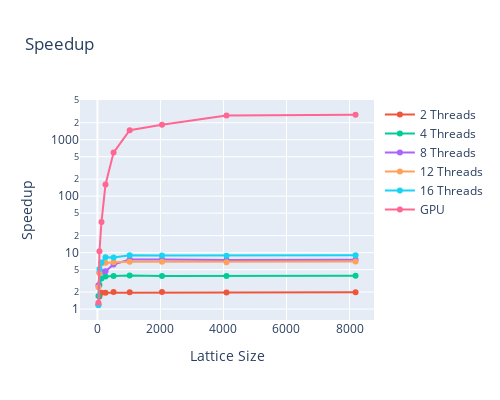

The code cell stored with this chart in its notebook:
### Code cell
fig = go.Figure()
for i, (name, df, _) in enumerate(runs_gpu):
    fig.add_trace(go.Scatter(
        x=df["size"],
        y=cpu_df["avgEvolveTime"] / df["avgEvolveTime"],
        mode="lines+markers",
        name=name,
        marker_color=px.colors.qualitative.Plotly[i + 1],
    ))
fig.update_layout(title="Speedup", xaxis_title='Lattice Size', yaxis_title="Speedup", width=500, height=400)
fig.update_yaxes(type="log")
fig.show()

### Figure 1 — Plotly figure (JSON) as saved in the notebook; plotly's stock layout.template omitted (floating-point values rounded to 4 significant figures)
{"data": [{"marker": {"color": "#EF553B"}, "mode": "lines+markers", "name": "2 Threads", "type": "scatter", "x": [32, 64, 128, 256, 512, 1024, 2048, 4096, 8192], "y": [1.203, 1.666, 1.951, 1.951, 1.999, 1.987, 1.995, 1.958, 1.992]}, {"marker": {"color": "#00CC96"}, "mode": "lines+markers", "name": "4 Threads", "type": "scatter", "x": [32, 64, 128, 256, 512, 1024, 2048, 4096, 8192], "y": [1.705, 2.671, 3.491, 3.761, 3.848, 3.948, 3.865, 3.847, 3.887]}, {"marker": {"color": "#AB63FA"}, "mode": "lines+markers", "name": "8 Threads", "type": "scatter", "x": [32, 64, 128, 256, 512, 1024, 2048, 4096, 8192], "y": [2.637, 4.503, 4.555, 4.654, 6.159, 7.518, 7.54, 7.399, 7.506]}, {"marker": {"color": "#FFA15A"}, "mode": "lines+markers", "name": "12 Threads", "type": "scatter", "x": [32, 64, 128, 256, 512, 1024, 2048, 4096, 8192], "y": [2.423, 4.288, 6.423, 6.58, 6.773, 6.893, 6.915, 6.776, 6.924]}, {"marker": {"color": "#19D3F3"}, "mode": "lines+markers", "name": "16 Threads", "type": "scatter", "x": [32, 64, 128, 256, 512, 1024, 2048, 4096, 8192], "y": [1.168, 5.127, 6.704, 8.275, 8.213, 8.979, 8.857, 8.822, 8.979]}, {"marker": {"color": "#FF6692"}, "mode": "lines+markers", "name": "GPU", "type": "scatter", "x": [32, 64, 128, 256, 512, 1024, 2048, 4096, 8192], "y": [1.297, 10.52, 34.77, 161.6, 590.2, 1472.0, 1836.0, 2681.0, 2765.0]}], "layout": {"height": 400, "title": {"text": "Speedup"}, "width": 500, "xaxis": {"title": {"text": "Lattice Size"}}, "yaxis": {"title": {"text": "Speedup"}, "type": "log"}}}
